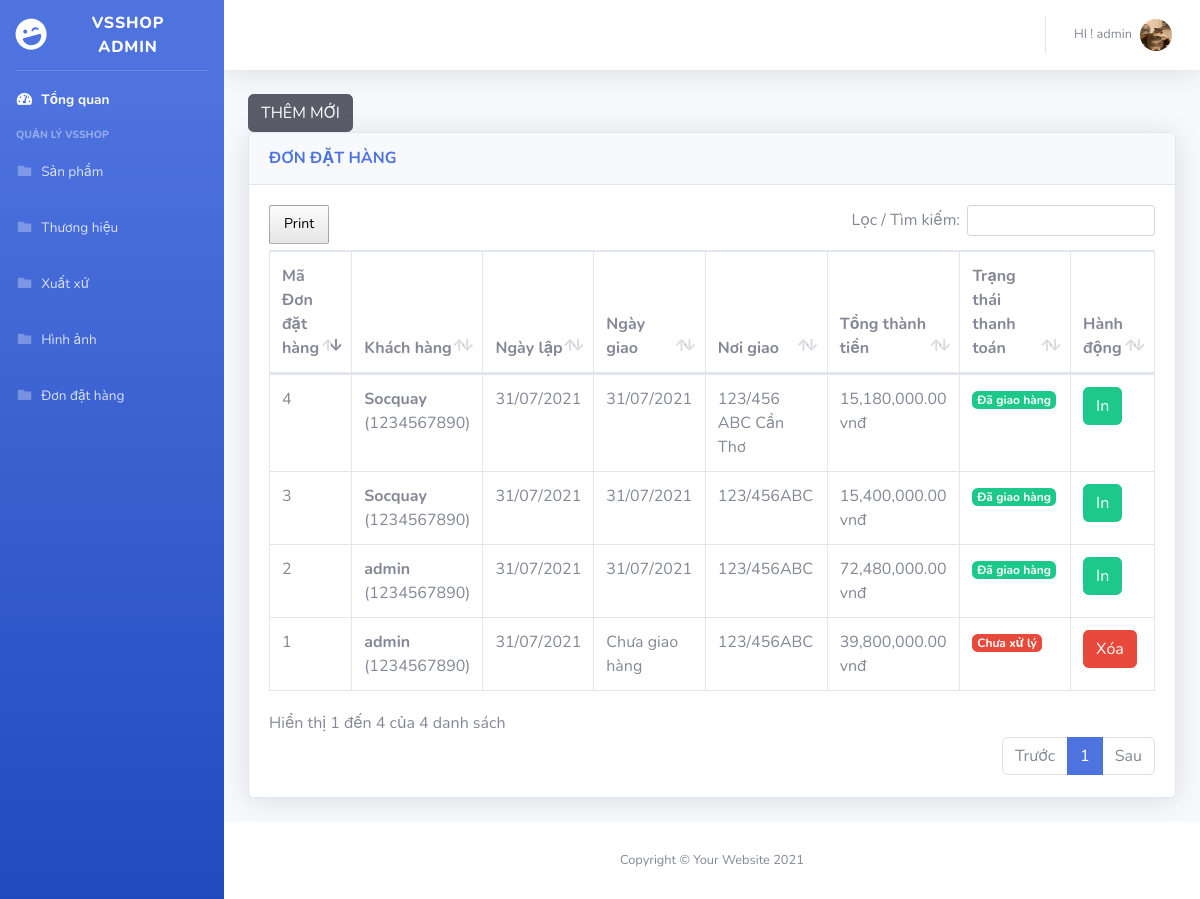
/backend/dondathang/index.php (signed in), run on the app's committed database.
### tables this page shows
CREATE TABLE `dondathang` (
  `dh_id` int(11) NOT NULL,
  `dh_ngaylap` date NOT NULL,
  `dh_ngaygiao` date DEFAULT NULL,
  `dh_noigiao` varchar(255) NOT NULL,
  `dh_trangthaithanhtoan` int(11) NOT NULL,
  `kh_tendangnhap` varchar(50) NOT NULL
);

CREATE TABLE `khachhang` (
  `kh_tendangnhap` varchar(50) NOT NULL,
  `kh_matkhau` varchar(255) NOT NULL,
  `kh_ten` varchar(50) NOT NULL,
  `kh_diachi` varchar(100) NOT NULL,
  `kh_email` varchar(50) NOT NULL,
  `kh_quantri` int(11) NOT NULL,
  `kh_dienthoai` varchar(10) NOT NULL
);

### backend/dondathang/index.php (the view, shortened to what this page needs)
<!DOCTYPE html>
<html lang="en">
<head>
	<?php include_once __DIR__.'/../layouts/style.php';?>
</head>
<body id="page-top">
	<?php
		include_once(__DIR__ . '/../../dbconnect.php');
		$sql = <<<EOT
					SELECT
					ddh.dh_id, ddh.dh_ngaylap, ddh.dh_ngaygiao, ddh.dh_noigiao, ddh.dh_trangthaithanhtoan, kh.kh_ten, kh.kh_dienthoai
					, SUM(spddh.sp_dh_soluong * spddh.sp_dh_dongia) AS TongThanhTien
					FROM `dondathang` ddh
					JOIN `sanpham_dondathang` spddh ON ddh.dh_id = spddh.dh_id
					JOIN `khachhang` kh ON ddh.kh_tendangnhap = kh.kh_tendangnhap
					GROUP BY ddh.dh_id, ddh.dh_ngaylap, ddh.dh_ngaygiao, ddh.dh_noigiao, ddh.dh_trangthaithanhtoan, kh.kh_ten, kh.kh_dienthoai
		EOT;
		$result = mysqli_query($conn, $sql);
		$data = [];
			while ($row = mysqli_fetch_array($result, MYSQLI_ASSOC)) {
				$data[] = array(
					'dh_id' => $row['dh_id'],
					'dh_ngaylap' => date('d/m/Y', strtotime($row['dh_ngaylap'])),
					'dh_ngaygiao' => empty($row['dh_ngaygiao']) ? 'Chưa giao hàng' : date('d/m/Y', strtotime($row['dh_ngaygiao'])),
					'dh_noigiao' => $row['dh_noigiao'],
					'dh_trangthaithanhtoan' => $row['dh_trangthaithanhtoan'],
					'kh_ten' => $row['kh_ten'],
					'kh_dienthoai' => $row['kh_dienthoai'],
					'TongThanhTien' => number_format($row['TongThanhTien'], 2, ".", ",") . ' vnđ',
					);
				}
				?>
	<div id="wrapper">
		<?php include_once __DIR__.'/../layouts/partials/sidebar.php';?>
		<div id="content-wrapper" class="d-flex flex-column">
			<div id="content">
				<?php include_once __DIR__.'/../layouts/partials/header.php';?>
				 <div class="container-fluid">
				 <a href="create.php"><button type="button" class="btn btn-dark">THÊM MỚI</button></a>
					<div class="card shadow mb-4">
						<div class="card-header py-3">
							<h6 class="m-0 font-weight-bold text-primary">ĐƠN ĐẶT HÀNG</h6>
						</div>
						<div class="card-body">
							<div class="table-responsive">
								<table class="table table-bordered" id="dataTable" width="100%" cellspacing="0">
									<thead>
									<tr>
										<th>Mã Đơn đặt hàng</th>
										<th>Khách hàng</th>
										<th>Ngày lập</th>
										<th>Ngày giao</th>
										<th>Nơi giao</th>
										<th>Tổng thành tiền</th>
										<th>Trạng thái thanh toán</th>
										<th>Hành động</th>
									</tr>
									</thead>
									<tbody>
									<?php foreach ($data as $dondathang) : ?>
											<tr>
												<td><?= $dondathang['dh_id'] ?></td>
												<td><b><?= $dondathang['kh_ten'] ?></b><br />(<?= $dondathang['kh_dienthoai'] ?>)</td>
												<td><?= $dondathang['dh_ngaylap'] ?></td>
												<td><?= $dondathang['dh_ngaygiao'] ?></td>
												<td><?= $dondathang['dh_noigiao'] ?></td>
												<td><?= $dondathang['TongThanhTien'] ?></td>
												<td>
													<?php if ($dondathang['dh_trangthaithanhtoan'] == 0) : ?>
														<a  onclick="return confirm('Bạn có chắc muốn xử lý đơn hàng này không ?')" href="edit.php?dh_id=<?= $dondathang['dh_id'] ?>"><span class="badge badge-danger"> Chưa xử lý</span></a>
													<?php else : ?>
														<span class="badge badge-success">Đã giao hàng</span>
													<?php endif; ?>
												</td>
												<td>
													<?php if ($dondathang['dh_trangthaithanhtoan'] == 0) : ?>
														<button type="button" class="btn btn-danger btnDelete" data-dh_id="<?= $dondathang['dh_id'] ?>">
															Xóa
														</button>
													<?php else : ?>
														<a href="print.php?dh_id=<?= $dondathang['dh_id'] ?>" class="btn btn-success">
															In
														</a>
													<?php endif; ?>
												</td>
											</tr>
										<?php endforeach; ?>
									</tbody>
								</table>
							</div>
						</div>
					</div>
				</div>
			</div>
			<?php include_once __DIR__.'/../layouts/partials/footer.php';?>
		</div>
	</div>
</body>
</html>

### data on the page
dondathang: dh_id "1", kh_tendangnhap.kh_ten "admin", kh_tendangnhap.kh_dienthoai "1234567890", dh_ngaylap "31/07/2021", dh_ngaygiao "Chưa giao hàng", dh_noigiao "123/456ABC", TongThanhTien "39,800,000.00 vnđ"
dondathang: dh_id "2", kh_tendangnhap.kh_ten "admin", kh_tendangnhap.kh_dienthoai "1234567890", dh_ngaylap "31/07/2021", dh_ngaygiao "31/07/2021", dh_noigiao "123/456ABC", TongThanhTien "72,480,000.00 vnđ", dh_trangthaithanhtoan "Đã giao hàng"
dondathang: dh_id "3", kh_tendangnhap.kh_ten "Socquay", kh_tendangnhap.kh_dienthoai "1234567890", dh_ngaylap "31/07/2021", dh_ngaygiao "31/07/2021", dh_noigiao "123/456ABC", TongThanhTien "15,400,000.00 vnđ", dh_trangthaithanhtoan "Đã giao hàng"
dondathang: dh_id "4", kh_tendangnhap.kh_ten "Socquay", kh_tendangnhap.kh_dienthoai "1234567890", dh_ngaylap "31/07/2021", dh_ngaygiao "31/07/2021", dh_noigiao "123/456 ABC Cần Thơ", TongThanhTien "15,180,000.00 vnđ", dh_trangthaithanhtoan "Đã giao hàng"

### other printed values
$_SESSION['kh_tendangnhap_logged'] "admin"
